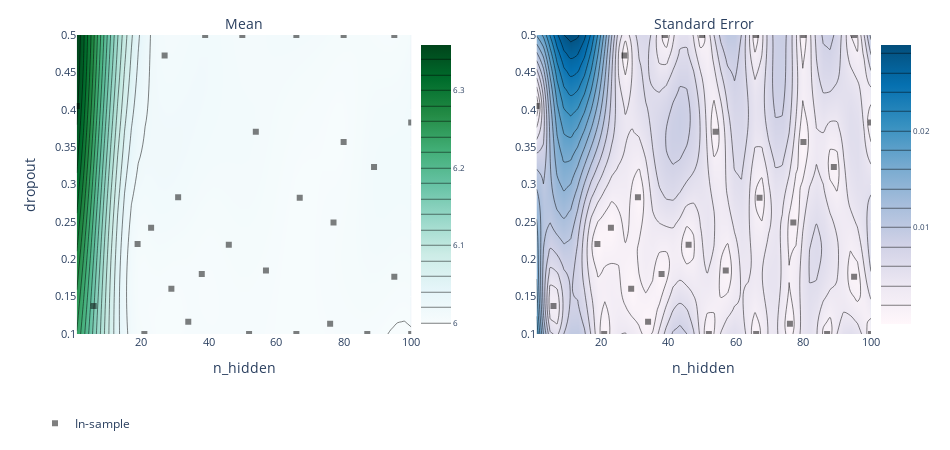

Notebook cell for this chart:
### Code cell
print(f"n_hidden: {deepensemble.n_hidden}")
print(f"dropout: {deepensemble.dropout}")

display(hyperopt_log(experiment))
hyperparam_plot(exp_model, "n_hidden", "dropout")

### Figure 1 — Plotly figure (JSON) as saved in the notebook; plotly's stock layout.template omitted (floating-point values rounded to 4 significant figures; data arrays with more than 128 entries replaced by an {"elided": "..."} marker saying what was removed)
{"data": [{"autocolorscale": false, "autocontour": true, "colorbar": {"tickfont": {"size": 8}, "ticksuffix": "", "x": 0.45, "y": 0.5}, "colorscale": [[0, "rgb(247,252,253)"], [0.125, "rgb(229,245,249)"], [0.25, "rgb(204,236,230)"], [0.375, "rgb(153,216,201)"], [0.5, "rgb(102,194,164)"], [0.625, "rgb(65,174,118)"], [0.75, "rgb(35,139,69)"], [0.875, "rgb(0,109,44)"], [1, "rgb(0,68,27)"]], "contours": {"coloring": "heatmap"}, "hoverinfo": "x+y+z", "ncontours": 25, "type": "contour", "x": [1, 3.02, 5.041, 7.061, 9.082, 11.1, 13.12, 15.14, 17.16, 19.18, 21.2, 23.22, 25.24, 27.27, 29.29, 31.31, 33.33, 35.35, 37.37, 39.39, 41.41, 43.43, 45.45, 47.47, 49.49, 51.51, 53.53, 55.55, 57.57, 59.59, 61.61, 63.63, 65.65, 67.67, 69.69, 71.71, 73.73, 75.76, 77.78, 79.8, 81.82, 83.84, 85.86, 87.88, 89.9, 91.92, 93.94, 95.96, 97.98, 100], "xaxis": "x", "y": [0.1, 0.1082, 0.1163, 0.1245, 0.1327, 0.1408, 0.149, 0.1571, 0.1653, 0.1735, 0.1816, 0.1898, 0.198, 0.2061, 0.2143, 0.2224, 0.2306, 0.2388, 0.2469, 0.2551, 0.2633, 0.2714, 0.2796, 0.2878, 0.2959, 0.3041, 0.3122, 0.3204, 0.3286, 0.3367, 0.3449, 0.3531, 0.3612, 0.3694, 0.3776, 0.3857, 0.3939, 0.402, 0.4102, 0.4184, 0.4265, 0.4347, 0.4429, 0.451, 0.4592, 0.4673, 0.4755, 0.4837, 0.4918, 0.5], "yaxis": "y", "z": {"elided": "50x50 float values"}, "zauto": true, "zmax": 6.358, "zmin": -6.358}, {"autocolorscale": false, "autocontour": true, "colorbar": {"tickfont": {"size": 8}, "ticksuffix": "", "x": 1, "y": 0.5}, "colorscale": [[0, "rgb(255,247,251)"], [0.1429, "rgb(236,231,242)"], [0.2857, "rgb(208,209,230)"], [0.4286, "rgb(166,189,219)"], [0.5714, "rgb(116,169,207)"], [0.7143, "rgb(54,144,192)"], [0.8571, "rgb(5,112,176)"], [1, "rgb(3,78,123)"]], "contours": {"coloring": "heatmap"}, "hoverinfo": "x+y+z", "ncontours": 25, "type": "contour", "x": [1, 3.02, 5.041, 7.061, 9.082, 11.1, 13.12, 15.14, 17.16, 19.18, 21.2, 23.22, 25.24, 27.27, 29.29, 31.31, 33.33, 35.35, 37.37, 39.39, 41.41, 43.43, 45.45, 47.47, 49.49, 51.51, 53.53, 55.55, 57.57, 59.59, 61.61, 63.63, 65.65, 67.67, 69.69, 71.71, 73.73, 75.76, 77.78, 79.8, 81.82, 83.84, 85.86, 87.88, 89.9, 91.92, 93.94, 95.96, 97.98, 100], "xaxis": "x2", "y": [0.1, 0.1082, 0.1163, 0.1245, 0.1327, 0.1408, 0.149, 0.1571, 0.1653, 0.1735, 0.1816, 0.1898, 0.198, 0.2061, 0.2143, 0.2224, 0.2306, 0.2388, 0.2469, 0.2551, 0.2633, 0.2714, 0.2796, 0.2878, 0.2959, 0.3041, 0.3122, 0.3204, 0.3286, 0.3367, 0.3449, 0.3531, 0.3612, 0.3694, 0.3776, 0.3857, 0.3939, 0.402, 0.4102, 0.4184, 0.4265, 0.4347, 0.4429, 0.451, 0.4592, 0.4673, 0.4755, 0.4837, 0.4918, 0.5], "yaxis": "y2", "z": {"elided": "50x50 float values"}}, {"hoverinfo": "text", "legendgroup": "In-sample", "marker": {"color": "black", "opacity": 0.5, "symbol": 1}, "mode": "markers", "name": "In-sample", "text": ["0_0", "1_0", "2_0", "3_0", "4_0", "5_0", "6_0", "7_0", "8_0", "9_0", "10_0", "11_0", "12_0", "13_0", "14_0", "15_0", "16_0", "17_0", "18_0", "19_0", "20_0", "21_0", "22_0", "23_0", "24_0", "25_0", "26_0", "27_0", "28_0"], "type": "scatter", "x": [19, 29, 95, 27, 57, 34, 6, 31, 76, 52, 80, 95, 66, 50, 38, 23, 54, 77, 100, 1, 21, 89, 80, 39, 66, 100, 87, 46, 67], "xaxis": "x", "y": [0.2203, 0.1604, 0.1766, 0.4725, 0.185, 0.1165, 0.1375, 0.2828, 0.1136, 0.1, 0.3569, 0.5, 0.5, 0.5, 0.1803, 0.2422, 0.3705, 0.2493, 0.383, 0.405, 0.1, 0.3233, 0.5, 0.5, 0.1, 0.1, 0.1, 0.2193, 0.2824], "yaxis": "y"}, {"hoverinfo": "text", "legendgroup": "In-sample", "marker": {"color": "black", "opacity": 0.5, "symbol": 1}, "mode": "markers", "name": "In-sample", "showlegend": false, "text": ["0_0", "1_0", "2_0", "3_0", "4_0", "5_0", "6_0", "7_0", "8_0", "9_0", "10_0", "11_0", "12_0", "13_0", "14_0", "15_0", "16_0", "17_0", "18_0", "19_0", "20_0", "21_0", "22_0", "23_0", "24_0", "25_0", "26_0", "27_0", "28_0"], "type": "scatter", "x": [19, 29, 95, 27, 57, 34, 6, 31, 76, 52, 80, 95, 66, 50, 38, 23, 54, 77, 100, 1, 21, 89, 80, 39, 66, 100, 87, 46, 67], "xaxis": "x2", "y": [0.2203, 0.1604, 0.1766, 0.4725, 0.185, 0.1165, 0.1375, 0.2828, 0.1136, 0.1, 0.3569, 0.5, 0.5, 0.5, 0.1803, 0.2422, 0.3705, 0.2493, 0.383, 0.405, 0.1, 0.3233, 0.5, 0.5, 0.1, 0.1, 0.1, 0.2193, 0.2824], "yaxis": "y2"}], "layout": {"annotations": [{"font": {"size": 14}, "showarrow": false, "text": "Mean", "x": 0.25, "xanchor": "center", "xref": "paper", "y": 1, "yanchor": "bottom", "yref": "paper"}, {"font": {"size": 14}, "showarrow": false, "text": "Standard Error", "x": 0.8, "xanchor": "center", "xref": "paper", "y": 1, "yanchor": "bottom", "yref": "paper"}], "autosize": false, "height": 450, "hovermode": "closest", "legend": {"orientation": "h", "x": 0, "y": -0.25}, "margin": {"b": 100, "l": 35, "pad": 0, "r": 35, "t": 35}, "width": 950, "xaxis": {"anchor": "y", "autorange": false, "domain": [0.05, 0.45], "exponentformat": "e", "range": [1, 100], "tickfont": {"size": 11}, "tickmode": "auto", "title": {"text": "n_hidden"}, "type": "linear"}, "xaxis2": {"anchor": "y2", "autorange": false, "domain": [0.6, 1], "exponentformat": "e", "range": [1, 100], "tickfont": {"size": 11}, "tickmode": "auto", "title": {"text": "n_hidden"}, "type": "linear"}, "yaxis": {"anchor": "x", "autorange": false, "domain": [0, 1], "exponentformat": "e", "range": [0.1, 0.5], "tickfont": {"size": 11}, "tickmode": "auto", "title": {"text": "dropout"}, "type": "linear"}, "yaxis2": {"anchor": "x2", "autorange": false, "domain": [0, 1], "exponentformat": "e", "range": [0.1, 0.5], "tickfont": {"size": 11}, "tickmode": "auto", "type": "linear"}}}
